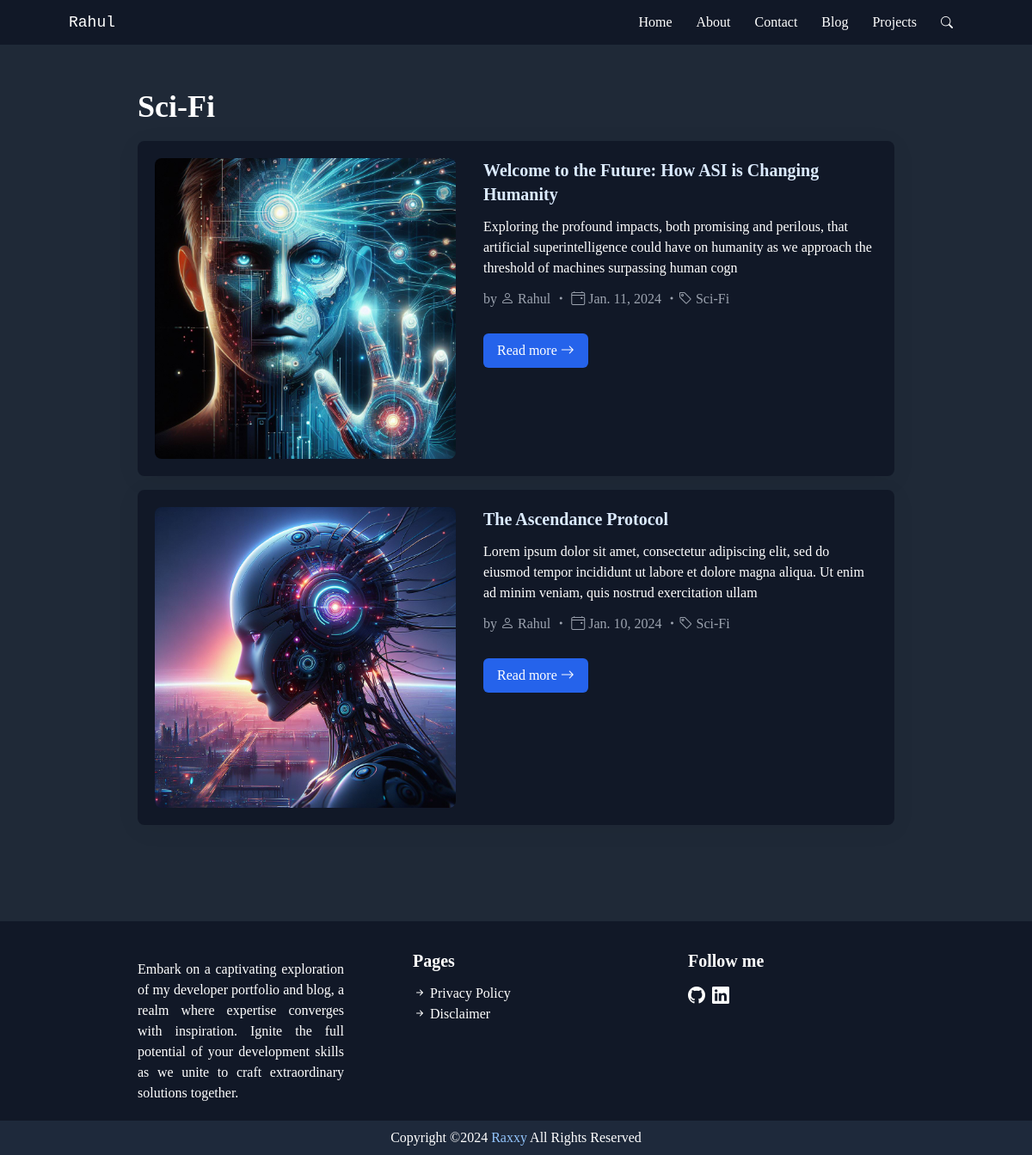
The app's page /category/Sci-Fi with its own data.
### home/models.py (models this page shows, shortened)
class Blog(models.Model):
    sno = models.AutoField(primary_key=True)
    title = models.CharField(max_length=200)
    meta = models.CharField(max_length=300)
    content = models.TextField()
    thumbnail_img = models.ImageField(null=True, blank=True, upload_to="images/")
    thumbnail_url = models.URLField(blank=True, null=True)
    category = models.CharField(max_length=255, default="uncategorized")
    slug = models.CharField(max_length=100)
    time = models.DateField(auto_now_add=True)

### home/views.py (the view)
# urls.py: path('category/<str:category>', views.category, name='category'),
def category(request, category):
    category_posts = Blog.objects.filter(category=category).order_by('-time')
    if not category_posts:
        message = f"No posts found in category: '{category}'"
        return render(request, "category.html", {"message": message})
    paginator = Paginator(category_posts, 3)
    page = request.GET.get('page')
    category_posts = paginator.get_page(page)
    return render(request, "category.html", {"category": category, 'category_posts': category_posts})

### templates/category.html (shortened to what this page needs)
{% extends 'base.html' %}
{% block content %}
<div class='bg-gray-800 text-white p-5 md:py-8 md:px-20 lg:px-40 xl:px-60'>
    <p style="font-family: Poppins-Bold" class='text-4xl font-extrabold py-5 text-center md:text-start'>{{category}}</p>
    {% if message %}
    <div class='p-5 grid place-items-center mt-10 mb-40 text-center'>
        {% comment %} <img class='h-auto w-96' src="{% static 'images/404-error.svg' %}" alt="image"> {% endcomment %}
        <p style="font-family: Poppins-Bold;" class='my-4 text-5xl font-extrabold md:text-8xl'>404</p>
        <p class=''>{{message}}</p>
    </div>
    <div class="text-xl p-5 grid grid-cols-1 place-items-center items-center md:grid-cols-3 -mt-44 gap-x-4">
        <div onclick="location.href='/';" style="box-shadow:0 5px 30px 0 rgba(0,0,0,.05);" class="hover:scale-105 hover:transform transition duration-300 cursor-pointer bg-gray-900 rounded-lg h-40 w-full my-4 text-center p-5 grid place-items-center">
            <div>
            <p class='text-4xl my-2'><i class="bi bi-house-door text-transparent bg-clip-text bg-gradient-to-r from-cyan-200 to-blue-500"></i></p>
            <p class='text-base'>Return Home</p>
            </div>
        </div>
        <div onclick="location.href='/categories';" style="box-shadow:0 5px 30px 0 rgba(0,0,0,.05);" class="hover:scale-105 hover:transform transition duration-300 cursor-pointer bg-gray-900 rounded-lg h-40 w-full my-4 text-center p-5 grid place-items-center">
            <div>
            <p class='text-4xl my-2'><i class="bi bi-tags text-transparent bg-clip-text bg-gradient-to-r from-cyan-200 to-blue-500"></i></p>
            <p class='text-base'>Browse Categories</p>
            </div>
        </div>
        <div onclick="location.href='/blog';" style="box-shadow:0 5px 30px 0 rgba(0,0,0,.05);" class="hover:scale-105 hover:transform transition duration-300 cursor-pointer bg-gray-900 rounded-lg h-40 w-full my-4 text-center p-5 grid place-items-center">
            <div>
            <p class='text-4xl my-2'><i class="bi bi-book text-transparent bg-clip-text bg-gradient-to-r from-cyan-200 to-blue-500"></i></p>
            <p class='text-base'>Visit Blog</p>
            </div>
        </div>
    </div>
    {% else %}
        {% for blog in category_posts %}
            <div style="box-shadow:0 5px 30px 0 rgba(0,0,0,.05);" class='flex flex-col md:flex-row gap-4 md:gap-x-8 bg-gray-900 p-5 mb-4 rounded-lg'>
                <img class="post-img-url rounded-lg object-cover" width='350px' height='180px' src="{{blog.thumbnail_img.url}}" alt="image">
                <div>
                    <a class='text-blue-100 hover:text-blue-300 transition duration-300' href='/blogpost/{{blog.slug}}'><span class='text-xl font-extrabold'>{{blog.title|slice:80}}</span></a><br>
                    <p class='my-3'>{{blog.meta|slice:180|safe}}</p>
                    <p class='mt-2 mb-4 text-gray-400'>by  <i class="bi bi-person"></i>  <a href='/about' class='group transition-all duration-500 ease-out'><span class='bg-left-bottom bg-gradient-to-r from-cyan-300 to-blue-500 bg-[length:0%_2px] bg-no-repeat group-hover:bg-[length:100%_2px] transition-all duration-500 ease-out group-hover:text-cyan-200'>Rahul</span></a> <i class="bi bi-dot"></i> <span><i class="bi bi-calendar4-event"></i> {{blog.time}}</span> <i class="bi bi-dot"></i><i class="bi bi-tag"></i> <a href='/category/{{blog.category}}' class='group transition-all duration-500 ease-out'><span class='bg-left-bottom bg-gradient-to-r from-cyan-300 to-blue-500 bg-[length:0%_2px] bg-no-repeat group-hover:bg-[length:100%_2px] transition-all duration-500 ease-out group-hover:text-cyan-200'>{{blog.category}}</span></a></p>
                    <a href='/blogpost/{{blog.slug}}'><button class='bg-blue-600 p-2 px-4 rounded-[6px] hover:bg-gray-800 hover:outline hover:outline-blue-600 transition delay-75 ease-in-out my-3'>Read more <i class="bi bi-arrow-right font-extrabold"></i></button></a>
                </div>
            </div>
        {% endfor %}
    {% endif %}
    <div class="pagination py-8">
      </div>
</div>
{% endblock %}

### templates/base.html (style rules this page uses)
body { font-family: Poppins; transition: 0.3s ease-in-out; }

### records on screen
Blog: thumbnail_img (picture), title "Welcome to the Future: How ASI is Changing Humanity", meta "Exploring the profound impacts, both promising and perilous, that artificial superintelligence could have on humanity as we approach the threshold of machines surpassing human cogn", time "Jan. 11, 2024", category "Sci-Fi"
Blog: thumbnail_img (picture), title "The Ascendance Protocol", meta "Lorem ipsum dolor sit amet, consectetur adipiscing elit, sed do eiusmod tempor incididunt ut labore et dolore magna aliqua. Ut enim ad minim veniam, quis nostrud exercitation ullam", time "Jan. 10, 2024", category "Sci-Fi"

### other values on screen
{{ category }} "Sci-Fi"
